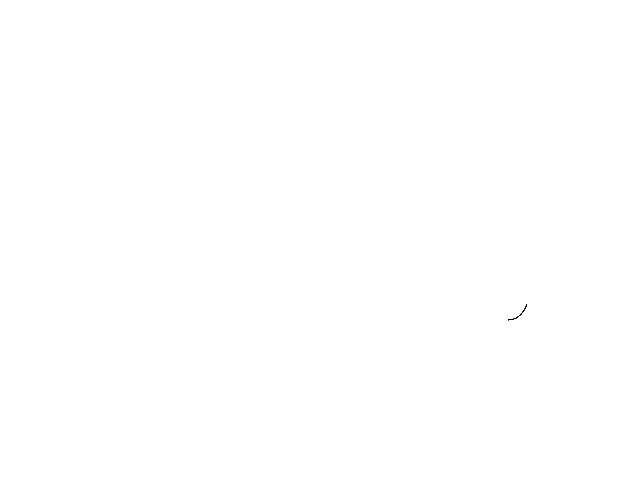
Frame 1 (no input)
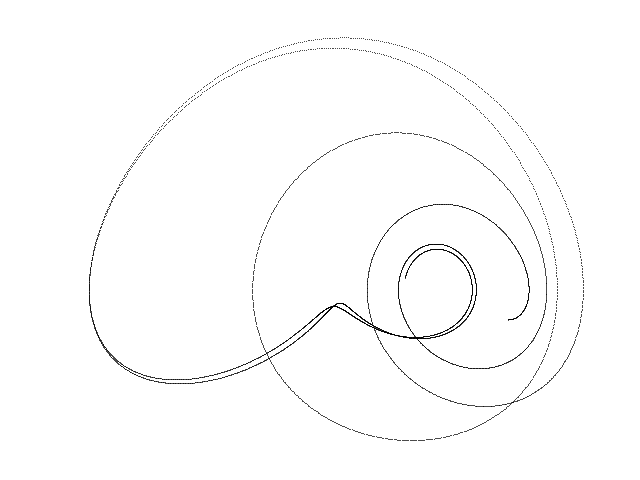
Frame 60 (the mouse pressed at the canvas centre just before this capture)
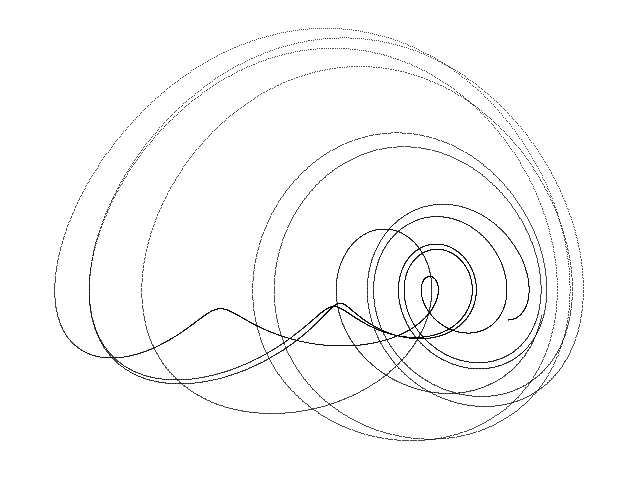
Frame 120 (the mouse held since frame 60 and released just before this capture)

The Processing sketch that drew these frames (run headless with seeded random() and noise(); from frame 60 on, the mouse is pressed at the canvas centre):

// Processing sketch: Sprott_Linz_O
// ── Sprott_Linz_O.pde
// Sprott-Linz O chaotic attractor //

  float x = 0.1;
  float y = 0.1;
  float z = 0.1;
  float dt = 0.006;
  float a = 2.7;


void setup() {
  
  size(640, 480);
  background(255);
  
}

void draw() {
  
  for (int i=0; i<100; i++) {
    
    float nx = x;
    float ny = y;
    float nz = z;
    
    x = nx + dt * (ny);
    y = ny + dt * (nx - nz);
    z = nz + dt * (nx + nx * nz + a * ny); 
    
    point(470 + (380 * x), 290 + (300 * y));
        
  }

}
